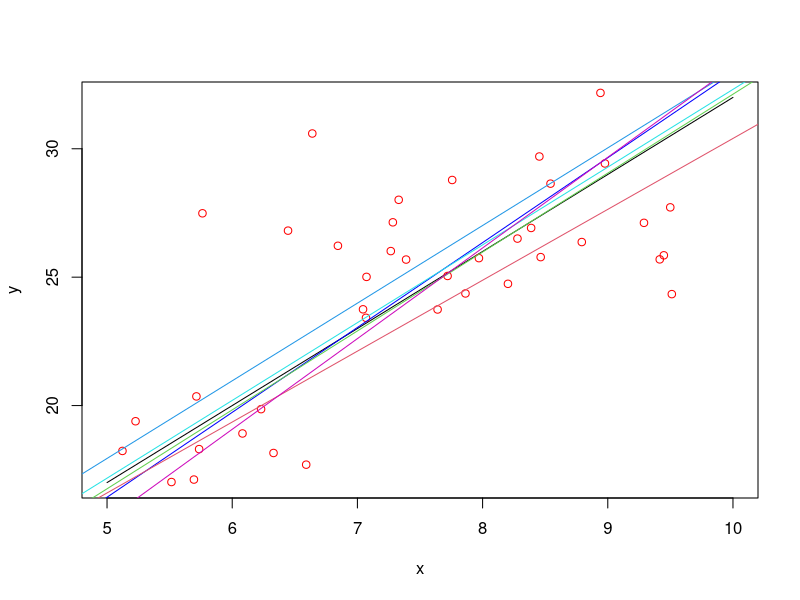

R code for this plot:
## ---- chunk 1
set.seed(123)
x=seq(5,10,0.025)
y=2+3*x
y
#1
plot(x,y,type='l')
#2
x_i=runif(50,5,10)
x_i
ei=rnorm(50,0,4)
ei
y_i=2+3*x_i+ei
y_i
points(x_i,y_i,col='red')
#3

linreg=lm(y_i~x_i)
abline(linreg,col='blue')
coef(linreg)
summary(linreg)

#4

## beta not is 2 however the intrcept is -0.0963... which are not similar


beta_hat=c()
for(i in 1:5){
  x_i=runif(50,5,10)
  ei=rnorm(50,0,4)
  y_i=2+3*x_i+ei
  linreg=lm(y_i~x_i)
  beta_hat=cbind(beta_hat,coef(linreg))
  abline(linreg,col=i+1)
  coef(linreg)
}
beta.hat=as.data.frame(beta_hat)
beta.hat

## ---- chunk 2
set.seed(123)
x_ii=runif(50,5,10)
x_ii
eii=rnorm(50,0,1)
eii
y_ii=2+3*x_ii+eii
y_ii

model= lm(y_ii ~ x_ii)

# Least squares estimates
beta0_hat=coef(model) [1]
beta_hat=coef(model)[2]

beta0_hat
beta_hat


beta0_grid= seq(beta0_hat-2, beta0_hat + 2, length.out = 100)
beta_grid = seq(beta_hat-2, beta_hat + 2, length.out = 100)

RSS <- matrix(NA, nrow = length(beta0_grid), ncol = length(beta_grid))

# Compute RSS for each (beta0, beta)
for (i in 1:length(beta0_grid)) {
  for (j in 1:length(beta_grid)) {
    RSS[i, j] <- sum((y_ii - beta0_grid[i] - beta_grid[j] * x_ii)^2)
  }
}
which(RSS == min(RSS), arr.ind=TRUE)
# Find minimum RSS
min_RSS <- min(RSS)
index <- which(RSS == min_RSS, arr.ind = TRUE)

beta0_min <- beta0_grid[index[1]]
beta_min  <- beta_grid[index[2]]

beta0_min
beta_min
## ---- chunk 3
#3
set.seed(123)
x_3=runif(50,0,1)
x_3

e_3=rnorm(50,0,1)
e_3
y_3=2+3*x_3+e_3
model_3= lm(y_3 ~ x_3)
model_3

set.seed(123)

n= 50
R= 1000

beta0_hat <- numeric(R)
beta_hat  <- numeric(R)

for (r in 1:R) {
  
  x_3 <- runif(n, 0, 1)
  e_3 <- rnorm(n, 0, 1)     # using our error term
  y_3 <- 2 + 3 * x_3 + e_3
  
  model_3 <- lm(y_3 ~ x_3)
  
  beta0_hat[r] <- coef(model_3)[1]
  beta_hat[r]  <- coef(model_3)[2]
}
mean(beta0_hat)
mean(beta_hat)
var(beta0_hat)
var(beta_hat)
## ---- chunk 4
library(MASS)
x1=Boston
y=Boston$medv#response
x=data.frame(x1$crim,x1$nox,x1$black,x1$lstat)#predictor
y
model1=lm(y~x1$crim)
model1
summary(model1)
model2=lm(y~x1$nox)
model2
model3=lm(y~x1$black)
model3
model4=lm(y~x1$lstat)
model4
models=c("model of y vs crim","model of y vs nox","model of y vs black","model of y vs lstat")
beta_hat_0=c(coef(model1)[1],coef(model2)[1],coef(model3)[1],coef(model4)[1])
beta_hat=c(coef(model1)[2],coef(model2)[2],coef(model3)[2],coef(model4)[2])
Data=data.frame(models,beta_hat_0,beta_hat)
Data
summary(model1)
summary(model2)
summary(model3)
summary(model4)

extract <- function(m){
  c(
    Intercept = coef(m)[1],
    Slope = coef(m)[2],
    R2 = summary(m)$r.squared,
    p_value = summary(m)$coefficients[2,4]
  )
}

results <- rbind(
  crim = extract(model1),
  nox = extract(model2),
  black = extract(model3),
  lstat = extract(model4)
)

results

